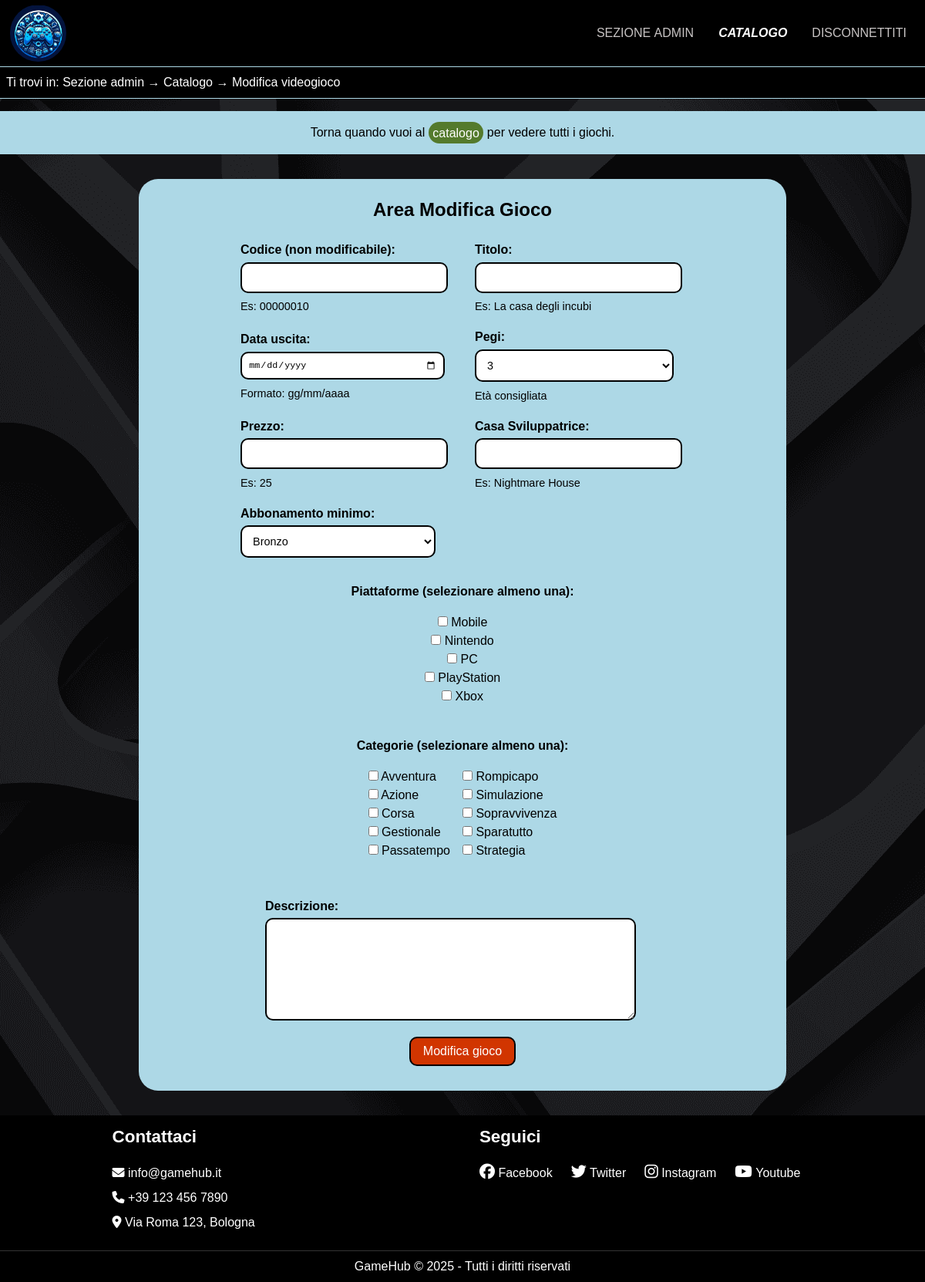
The app's page /modificaVideogioco.php (signed in) with its own data.
### tables this page shows
CREATE TABLE Piattaforma(
    nome varchar(40) NOT NULL,
    annoUscita year NOT NULL,
    casaProduttrice varchar(40) NOT NULL,
    PRIMARY KEY(nome)
);

CREATE TABLE Categoria(
    nome varchar(25) NOT NULL,
    PRIMARY KEY(nome)
);

### templatedbConnection.php (called while the page is built, shortened)
<?php
class DBAccess{
    private $connection;
	public function openDBConnection() {
		try {
			$this->connection = new mysqli(DBAccess::HOST, DBAccess::USERNAME, DBAccess::PASSWORD, DBAccess::DB_NAME);
		} catch (mysqli_sql_exception $e) {
			throw $e;
		}
		if(mysqli_connect_errno()){
			return false;
		} else {
			return true;
		}
	}
	public function getListAbbonamenti() {
		$query = "SELECT * from Abbonamento ORDER BY Livello ASC";
		$queryResult = mysqli_query($this->connection, $query) or throw new mysqli_sql_exception(mysqli_error($this->connection));
		if(mysqli_num_rows($queryResult) == 0) {
			return null;
		} else {
			$result = array();
			while($row=mysqli_fetch_assoc($queryResult)){
				array_push($result, $row);
			}
			return $result;
		}
	}
	public function getListCategorie() {
		$query = "SELECT * from Categoria";
		$queryResult = mysqli_query($this->connection, $query) or throw new mysqli_sql_exception(mysqli_error($this->connection));
		if(mysqli_num_rows($queryResult) == 0) {
			return null;
		} else {
			$result = array();
			while($row=mysqli_fetch_assoc($queryResult)){
				array_push($result, $row);
			}
			return $result;
		}
	}
	public function getListPiattaforme() {
		$query = "SELECT * from Piattaforma";
		$queryResult = mysqli_query($this->connection, $query) or throw new mysqli_sql_exception(mysqli_error($this->connection));
		if(mysqli_num_rows($queryResult) == 0) {
			return null;
		} else {
			$result = array();
			while($row=mysqli_fetch_assoc($queryResult)){
				array_push($result, $row);
			}
			return $result;
		}
	}
}
?>

### modificaVideogioco.php (the view, shortened to what this page needs)
<?php
require_once "templatedbConnection.php";
$paginaHTML = file_get_contents('template/modificaVideogioco.html');
$connection = new DBAccess();
$connectionOK = false;
try{
    $connectionOK = $connection->openDBConnection();
}
catch(mysqli_sql_exception $e){
    header("Location: 500.php");
}
finally{
    if($connectionOK)
        $connection->closeDBConnection();
}
$gioco = null;
$abbonamentiGioco = "";
$codice = $_GET['codice'];
try{
    $connectionOK = $connection->openDBConnection();
}
catch(mysqli_sql_exception $e){
    header("Location: 500.php");
}
finally{
    if($connectionOK)
        $connection->closeDBConnection();
}
$gioco['descrizione'] = str_replace("'",'&apos;',$gioco['descrizione']);
$gioco['titolo'] = str_replace("'","&apos;",$gioco['titolo']);
$gioco['casaSviluppatrice'] = str_replace("'","&apos;",$gioco['casaSviluppatrice']);
$paginaHTML = str_replace('[codiceGioco]', $gioco['codice'], $paginaHTML);
$paginaHTML = str_replace('[titoloGioco]', $gioco['titolo'], $paginaHTML);
$paginaHTML = str_replace('[dataUscitaGioco]', $gioco['dataUscita'], $paginaHTML);
$paginaHTML = str_replace('[prezzoGioco]', $gioco['prezzo'], $paginaHTML);
$paginaHTML = str_replace('[produttoreGioco]', $gioco['casaSviluppatrice'], $paginaHTML);
$paginaHTML = str_replace('[descrizioneGioco]', $gioco['descrizione'], $paginaHTML);
$paginaHTML = str_replace('[modificaVideogioco]', "modificaVideogioco.php?codice=" . $codice, $paginaHTML);
$abbonamenti = "";
$listaAbbonamenti = "";
$categorie = "";
$listaCategorie = "";
$piattaforme = "";
$listaPiattaforme = "";
try{
    $connectionOK = $connection->openDBConnection();
    if($connectionOK){
        $abbonamenti = $connection->getListAbbonamenti();
        $categorie = $connection->getListCategorie();
        $piattaforme = $connection->getListPiattaforme();
    }
    else
        header("Location: 500.php");
}
catch(mysqli_sql_exception $e){
    header("Location: 500.php");
}
finally{
    if($connectionOK)
        $connection->closeDBConnection();
}
$pegi = array("3","7","12","16","18");
$listaPegi = "";
foreach($pegi as $numPegi){
    if($numPegi != $gioco['pegi'])
        $listaPegi .= "<option value=\"$numPegi\">$numPegi</option>";
    else
        $listaPegi .= "<option value=\"$numPegi\" selected>$numPegi</option>";
}
$paginaHTML = str_replace('[listaPegi]', $listaPegi, $paginaHTML);
foreach($abbonamenti as $abbonamento){
    $nome = $abbonamento['nome'];
    if($nome != $abbonamentiGioco[0]['nome'])
        $listaAbbonamenti .= "<option value=\"$nome\">$nome</option>";
    else
        $listaAbbonamenti .= "<option value=\"$nome\" selected>$nome</option>";
}
$listaPiattaformeGioco = array();
foreach($piattaforme as $piattaforma){
    $nome = $piattaforma['nome'];
    $value = strip_tags($nome);
    $listaPiattaforme .= "<div class=\"sceltaPiattaforma\">";
    if(in_array($nome,$listaPiattaformeGioco))
        $listaPiattaforme .= "<input type='checkbox' id=\"$value\" name=\"$value\" value='Piattaforma$nome' checked/>";
    else
        $listaPiattaforme .= "<input type='checkbox' id=\"$value\" name=\"$value\" value='Piattaforma$nome'/>";
    $listaPiattaforme .= "<label for=\"$value\"> $nome</label>";
    $listaPiattaforme .= "</div>";
}
$listaCategorieGioco = array();
$count = 0;
foreach($categorie as $categoria){
    if($count % 5 == 0) {
        $listaCategorie .= "<div class=\"gruppoScelteCategoria\">";
    }
    $nome = $categoria['nome'];
    $value = strip_tags($nome);
    $listaCategorie .= "<div>";
    if(in_array($nome,$listaCategorieGioco))
        $listaCategorie .= "<input type=\"checkbox\" id=\"$value\" name=\"$value\" value='Categoria$nome' checked/>";
    else
        $listaCategorie .= "<input type=\"checkbox\" id=\"$value\" name=\"$value\" value='Categoria$nome' />";
    $listaCategorie .= "<label for=\"$value\"> $nome</label>";
    $listaCategorie .= "</div>";
    if($count % 5 == 4) {
        $listaCategorie .= "</div>";
    }
    $count++;
}
$paginaHTML = str_replace('[listaAbbonamenti]', $listaAbbonamenti, $paginaHTML);
$paginaHTML = str_replace('[listaCategorie]', $listaCategorie, $paginaHTML);
$paginaHTML = str_replace('[listaPiattaforme]', $listaPiattaforme, $paginaHTML);
$erroreTitoloIns = "";
$erroreDataIns = "";
$errorePrezzoIns = "";
$erroreProduttoreIns = "";
$erroreDescrizioneIns = "";
$errorePiattaformeIns = "";
$erroreCategorieIns = "";
$paginaHTML = str_replace('[erroreTitoloIns]', $erroreTitoloIns, $paginaHTML);
$paginaHTML = str_replace('[erroreDataIns]', $erroreDataIns, $paginaHTML);
$paginaHTML = str_replace('[errorePrezzoIns]', $errorePrezzoIns, $paginaHTML);
$paginaHTML = str_replace('[erroreProduttoreIns]', $erroreProduttoreIns, $paginaHTML);
$paginaHTML = str_replace('[erroreDescrizioneIns]', $erroreDescrizioneIns, $paginaHTML);
$paginaHTML = str_replace('[errorePiattaformeIns]', $errorePiattaformeIns, $paginaHTML);
$paginaHTML = str_replace('[erroreCategorieIns]', $erroreCategorieIns, $paginaHTML);
$paginaHTML = str_replace('[messaggioOutput]', "", $paginaHTML);
echo $paginaHTML;
?>

### style/mobile.css (style rules this page uses)
header .menuList { display: none; }
.socialIcons { display: flex; flex-direction: column; gap: 1em; }
.formRiga { display: flex; flex-direction: column; gap: 0em; padding: 0em; }
@media screen and (max-width: 1200px) { .divForm form { width: 90%; } }
.divForm form { width: 90%; }
.formCampo select#abbonamentoMinModifica { width: 95%; }

### style/print.css (style rules this page uses)
footer, .tornaSuButton, .navHelper, #menu, #mobileMenu, .menuListMobile { display: none; }
body { font-family: serif; font-size: 12pt; line-height: 1.5; width: 100%; margin: 0; padding: 0; }
#breadcrumb { border-top: #000 1pt solid; border-bottom: 1pt solid #000; text-align: center; color: #000; }
#logo { display: block; text-align: center; color: #000; }
a:link:after, a:visited:after { content: " [" attr(href) "] "; font-size: 90%; }
h1, h2 { page-break-after: avoid; }
.divForm { display: flex; flex-direction: column; align-items: center; justify-content: center; padding: 1em; border-radius: 25px; font-size: 1em; margin: 2em 15%; border: #000 solid 2pt; }
.formRiga { align-items: center; display: flex; flex-direction: column; gap: 0em; padding: 0em; }
.formCampo { display: flex; flex-direction: column; width: 80%; }
.titleLegend { font-size: 1em; font-weight: bold; text-align: center; line-height: 1.5em; }
.sceltaPiattaforma { text-align: center; }
.containerScelteCategoria { display: flex; flex-direction: row; gap: 1em; justify-content: center; flex-wrap: wrap; }
.formCheckboxAreaPiattaforme { margin-top: 1em; }
fieldset { border: none; }
.formCampo input, textarea { width: 90%; padding: 0.7em; border-radius: 10px; border: #000 solid 2pt; font-size: 0.9em; }
.formCampo select { width: 95%; padding: 0.7em; border-radius: 10px; border: #000 solid 2pt; font-size: 0.9em; }
.labelFormAdmin { margin-top: 1em; margin-bottom: 0.5em; font-weight: bold; }
.buttonAdminForm { font-size: 0.9em; display: inline-block; padding: 0.5em 1em; border: 2pt solid #000; text-decoration: none; border-radius: 10px; margin-top: 1em; margin-bottom: 1em; align-self: center; }
.itemCentered { align-self: center; justify-self: center; }

### records on screen
piattaforma: nome "Mobile"
piattaforma: nome "Nintendo"
piattaforma: nome "PC"
piattaforma: nome "PlayStation"
piattaforma: nome "Xbox"
categoria: nome "Avventura"
categoria: nome "Azione"
categoria: nome "Corsa"
categoria: nome "Gestionale"
categoria: nome "Passatempo"
categoria: nome "Rompicapo"
categoria: nome "Simulazione"
categoria: nome "Sopravvivenza"
categoria: nome "Sparatutto"
categoria: nome "Strategia"
